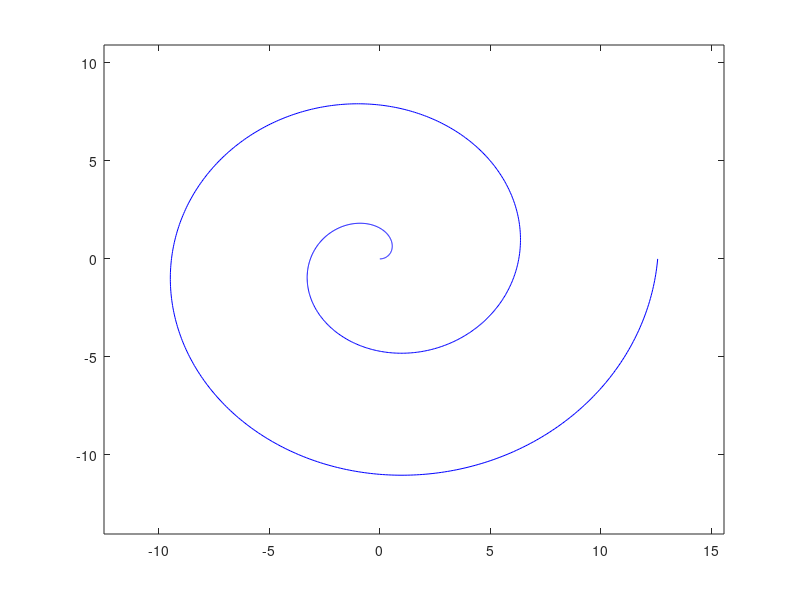

This chart was generated by the following MATLAB code:
function [maze_coordinates]=maze()

t = linspace(0,4*pi,1000);
x = t.*cos(t);
y = t.*sin(t);
maze_coordinates=[x;y];
%plotting
plot(x,y,'b');
xlim([min(x)-3 max(x)+3]);
ylim([min(y)-3 max(y)+3]);
hold on
end